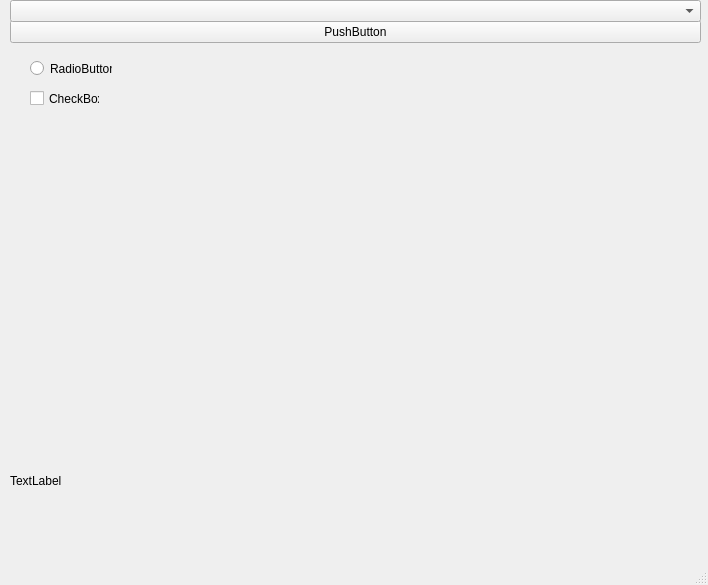
<?xml version="1.0" encoding="UTF-8"?>
<ui version="4.0">
 <class>MainWindow</class>
 <widget class="QMainWindow" name="MainWindow">
  <property name="geometry">
   <rect>
    <x>0</x>
    <y>0</y>
    <width>708</width>
    <height>585</height>
   </rect>
  </property>
  <property name="windowTitle">
   <string>MainWindow</string>
  </property>
  <widget class="QWidget" name="centralwidget">
   <widget class="QPushButton" name="pushButton_1">
    <property name="geometry">
     <rect>
      <x>10</x>
      <y>20</y>
      <width>691</width>
      <height>23</height>
     </rect>
    </property>
    <property name="text">
     <string>PushButton</string>
    </property>
   </widget>
   <widget class="QRadioButton" name="radioButton_1">
    <property name="geometry">
     <rect>
      <x>30</x>
      <y>60</y>
      <width>82</width>
      <height>17</height>
     </rect>
    </property>
    <property name="text">
     <string>RadioButton</string>
    </property>
   </widget>
   <widget class="QCheckBox" name="checkBox_1">
    <property name="geometry">
     <rect>
      <x>30</x>
      <y>90</y>
      <width>70</width>
      <height>17</height>
     </rect>
    </property>
    <property name="text">
     <string>CheckBox</string>
    </property>
   </widget>
   <widget class="QComboBox" name="comboBox_1">
    <property name="geometry">
     <rect>
      <x>10</x>
      <y>0</y>
      <width>691</width>
      <height>22</height>
     </rect>
    </property>
   </widget>
   <widget class="QLabel" name="label_1">
    <property name="geometry">
     <rect>
      <x>10</x>
      <y>420</y>
      <width>691</width>
      <height>121</height>
     </rect>
    </property>
    <property name="text">
     <string>TextLabel</string>
    </property>
   </widget>
  </widget>
  <widget class="QMenuBar" name="menubar">
   <property name="geometry">
    <rect>
     <x>0</x>
     <y>0</y>
     <width>708</width>
     <height>21</height>
    </rect>
   </property>
  </widget>
  <widget class="QStatusBar" name="statusbar"/>
 </widget>
 <resources/>
 <connections/>
</ui>
